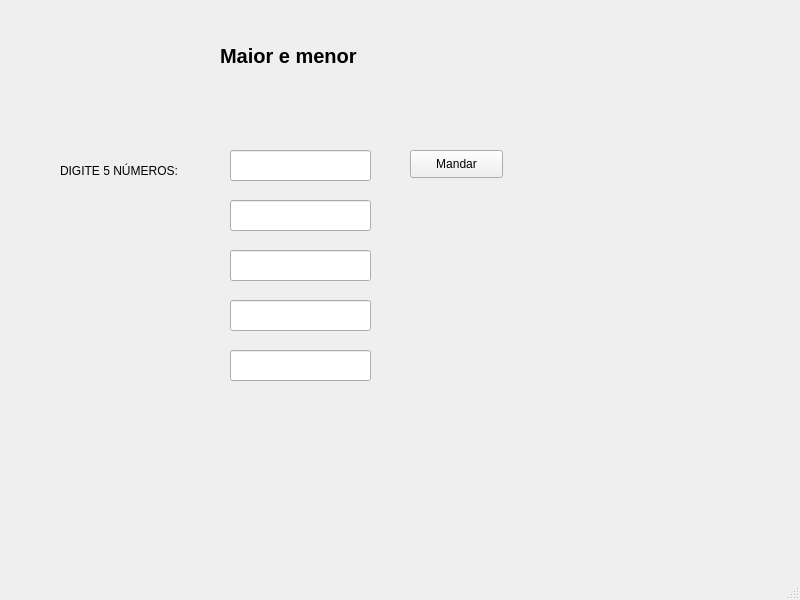
<?xml version="1.0" encoding="UTF-8"?>
<ui version="4.0">
 <class>MainWindow</class>
 <widget class="QMainWindow" name="MainWindow">
  <property name="geometry">
   <rect>
    <x>0</x>
    <y>0</y>
    <width>800</width>
    <height>600</height>
   </rect>
  </property>
  <property name="windowTitle">
   <string>MainWindow</string>
  </property>
  <widget class="QWidget" name="centralwidget">
   <widget class="QLabel" name="label_titulo">
    <property name="geometry">
     <rect>
      <x>220</x>
      <y>30</y>
      <width>211</width>
      <height>51</height>
     </rect>
    </property>
    <property name="font">
     <font>
      <pointsize>15</pointsize>
      <weight>75</weight>
      <bold>true</bold>
     </font>
    </property>
    <property name="text">
     <string>Maior e menor</string>
    </property>
   </widget>
   <widget class="QLabel" name="labelResposta">
    <property name="geometry">
     <rect>
      <x>160</x>
      <y>410</y>
      <width>271</width>
      <height>81</height>
     </rect>
    </property>
    <property name="font">
     <font>
      <pointsize>12</pointsize>
      <weight>75</weight>
      <bold>true</bold>
     </font>
    </property>
    <property name="text">
     <string/>
    </property>
   </widget>
   <widget class="QPushButton" name="pushButtonEnviar">
    <property name="geometry">
     <rect>
      <x>410</x>
      <y>150</y>
      <width>93</width>
      <height>28</height>
     </rect>
    </property>
    <property name="text">
     <string>Mandar</string>
    </property>
   </widget>
   <widget class="QLineEdit" name="lineEditNum">
    <property name="geometry">
     <rect>
      <x>230</x>
      <y>150</y>
      <width>141</width>
      <height>31</height>
     </rect>
    </property>
    <property name="text">
     <string/>
    </property>
   </widget>
   <widget class="QLabel" name="label_num">
    <property name="geometry">
     <rect>
      <x>60</x>
      <y>150</y>
      <width>151</width>
      <height>41</height>
     </rect>
    </property>
    <property name="text">
     <string>DIGITE 5 NÚMEROS:</string>
    </property>
   </widget>
   <widget class="QLineEdit" name="lineEditNum_2">
    <property name="geometry">
     <rect>
      <x>230</x>
      <y>200</y>
      <width>141</width>
      <height>31</height>
     </rect>
    </property>
    <property name="text">
     <string/>
    </property>
   </widget>
   <widget class="QLineEdit" name="lineEditNum_3">
    <property name="geometry">
     <rect>
      <x>230</x>
      <y>250</y>
      <width>141</width>
      <height>31</height>
     </rect>
    </property>
    <property name="text">
     <string/>
    </property>
   </widget>
   <widget class="QLineEdit" name="lineEditNum_4">
    <property name="geometry">
     <rect>
      <x>230</x>
      <y>300</y>
      <width>141</width>
      <height>31</height>
     </rect>
    </property>
    <property name="text">
     <string/>
    </property>
   </widget>
   <widget class="QLineEdit" name="lineEditNum_5">
    <property name="geometry">
     <rect>
      <x>230</x>
      <y>350</y>
      <width>141</width>
      <height>31</height>
     </rect>
    </property>
    <property name="text">
     <string/>
    </property>
   </widget>
  </widget>
  <widget class="QMenuBar" name="menubar">
   <property name="geometry">
    <rect>
     <x>0</x>
     <y>0</y>
     <width>800</width>
     <height>26</height>
    </rect>
   </property>
  </widget>
  <widget class="QStatusBar" name="statusbar"/>
 </widget>
 <resources/>
 <connections/>
</ui>
